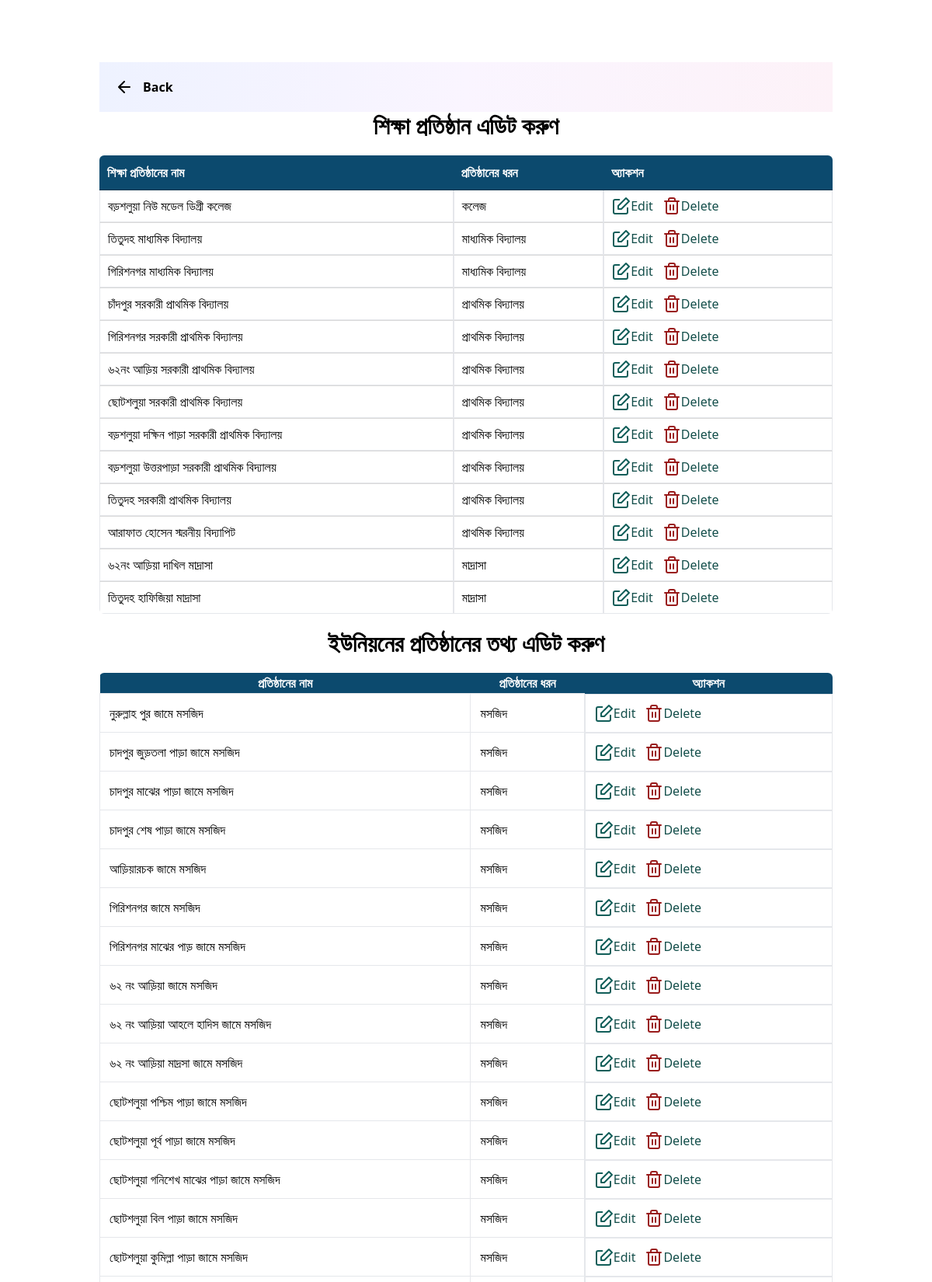
Page /protisthan/edit/pedit.php (signed in, upper part) on the committed database.
### tables this page shows
CREATE TABLE `shikkhaprotisthan` (
  `id` int(11) NOT NULL,
  `sname` varchar(255) NOT NULL,
  `sdhoron` varchar(255) NOT NULL
);

CREATE TABLE `upprotisthan` (
  `id` int(11) NOT NULL,
  `name` varchar(255) NOT NULL,
  `pdhoron` varchar(255) NOT NULL
);

### protisthan/edit/pedit.php (the view, shortened to what this page needs)
<!doctype html>
<html>
<head>
    <link rel="stylesheet" href="style.css">
    <link href="https://cdn.datatables.net/1.10.19/css/jquery.dataTables.min.css" rel="stylesheet">
    <link href="https://cdn.datatables.net/responsive/2.2.3/css/responsive.dataTables.min.css" rel="stylesheet">
    <script src="https://cdn.tailwindcss.com"></script>
</head>
<body class="md:px-32 mx-auto  py-20">
    <a href="../phome.php" class="text-center bg-gradient-to-r from-indigo-50 via-purple-50 to-pink-50 z-40 font-semibold flex gap-3 items-center sticky top-0 left-0 w-full py-5 px-5">
        <svg xmlns="http://www.w3.org/2000/svg" width="24" height="24" viewBox="0 0 24 24" fill="none" stroke="#000000" stroke-width="2" stroke-linecap="round" stroke-linejoin="round">
            <path d="M19 12H6M12 5l-7 7 7 7" />
        </svg>
        Back</a>
    <p class="text-center font-semibold text-2xl md:text-3xl">শিক্ষা প্রতিষ্ঠান এডিট করুণ </p>
    <div class="container mt-5">
        <table id="example" class="display rounded-md overflow-hidden" style="width:100%">
            <thead>
                <tr class="bg-sky-900 flex flex-col flex-no wrap sm:table-row rounded-l-lg sm:rounded-none mb-2 sm:mb-0 text-white">
                    <th>শিক্ষা প্রতিষ্ঠানের নাম </th>
                    <th>প্রতিষ্ঠানের ধরন</th>
                    <th>অ্যাকশন</th>
                </tr>
            </thead>
            <tbody>
                <?php
                include '../../dbconnect.php';
                $query = "SELECT * FROM `shikkhaprotisthan`";
                $poriciti = mysqli_query($con, $query);
                while ($row = mysqli_fetch_assoc($poriciti)) {
                    $id = $row['id'];
                ?>
                    <tr class="flex flex-col flex-no wrap sm:table-row mb-2 sm:mb-0">
                        <td class='border-grey-light border  p-3  cursor-pointer'><?= $row['sname'] ?></td>
                        <td class='border-grey-light border  p-3  cursor-pointer'><?= $row['sdhoron'] ?></td>
                        <td class="border-grey-light border  p-3  cursor-pointer flex  gap-3 items-center">
                            <a class="flex items-center text-teal-900 hover:font-medium" href="shikkhaedit.php?id=<?php echo $id; ?>">
                                Edit
                            </a>
                            <a class="flex items-center text-teal-900 hover:font-medium" href="../detete/sdelete.php?id=<?php echo $id; ?>">
                                Delete
                            </a>
                        </td>
                    </tr>
                <?php
                }
                ?>
            </tbody>
        </table>
    </div>
    <p class="text-center font-semibold text-2xl md:text-3xl mt-5"> ইউনিয়নের প্রতিষ্ঠানের তথ্য এডিট করুণ </p>
    <div class="container mt-5">
        <table id="example" class="display rounded-md overflow-hidden" style="width:100%">
            <thead>
                <tr class="bg-sky-900 flex flex-col flex-no wrap sm:table-row rounded-l-lg sm:rounded-none mb-2 sm:mb-0 text-white">
                    <th>প্রতিষ্ঠানের নাম </th>
                    <th>প্রতিষ্ঠানের ধরন</th>
                    <th>অ্যাকশন</th>
                </tr>
            </thead>
            <tbody>
                <?php
                include '../../dbconnect.php';
                $query = "SELECT * FROM `upprotisthan`";
                $poriciti = mysqli_query($con, $query);
                while ($row = mysqli_fetch_assoc($poriciti)) {
                    $id = $row['id'];
                ?>
                    <tr class="flex flex-col flex-no wrap sm:table-row mb-2 sm:mb-0">
                        <td class='border-grey-light border  p-3  cursor-pointer'><?= $row['name'] ?></td>
                        <td class='border-grey-light border  p-3  cursor-pointer'><?= $row['pdhoron'] ?></td>
                        <td class="border-grey-light border  p-3  cursor-pointer flex  gap-3 items-center">
                            <a class="flex items-center text-teal-900 hover:font-medium" href="upedit.php?id=<?php echo $id; ?>">
                                Edit
                            </a>
                            <a class="flex items-center text-teal-900 hover:font-medium" href="../detete/porishoddelete.php?id=<?php echo $id; ?>">
                                Delete
                            </a>
                        </td>
                    </tr>
                <?php
                }
                ?>
            </tbody>
        </table>
    </div>
</body>
</html>

### rows in the picture
shikkhaprotisthan: sname "বড়শলুয়া নিউ মডেল ডিগ্রী কলেজ", sdhoron "কলেজ"
shikkhaprotisthan: sname "তিতুদহ মাধ্যমিক বিদ্যালয়", sdhoron "মাধ্যমিক বিদ্যালয়"
shikkhaprotisthan: sname "গিরিশনগর মাধ্যমিক বিদ্যালয়", sdhoron "মাধ্যমিক বিদ্যালয়"
shikkhaprotisthan: sname "চাঁদপুর সরকারী প্রাথমিক বিদ্যালয়", sdhoron "প্রাথমিক বিদ্যালয়"
shikkhaprotisthan: sname "গিরিশনগর সরকারী প্রাথমিক বিদ্যালয়", sdhoron "প্রাথমিক বিদ্যালয়"
shikkhaprotisthan: sname "৬২নং আড়িয় সরকারী প্রাথমিক বিদ্যালয়", sdhoron "প্রাথমিক বিদ্যালয়"
shikkhaprotisthan: sname "ছোটশলুয়া সরকারী প্রাথমিক বিদ্যালয়", sdhoron "প্রাথমিক বিদ্যালয়"
shikkhaprotisthan: sname "বড়শলুয়া দক্ষিন পাড়া সরকারী প্রাথমিক বিদ্যালয়", sdhoron "প্রাথমিক বিদ্যালয়"
shikkhaprotisthan: sname "বড়শলুয়া উত্তরপাড়া সরকারী প্রাথমিক বিদ্যালয়", sdhoron "প্রাথমিক বিদ্যালয়"
shikkhaprotisthan: sname "তিতুদহ সরকারী প্রাথমিক বিদ্যালয়", sdhoron "প্রাথমিক বিদ্যালয়"
shikkhaprotisthan: sname "আরাফাত হোসেন স্মরনীয় বিদ্যাপিট", sdhoron "প্রাথমিক বিদ্যালয়"
shikkhaprotisthan: sname "৬২নং আড়িয়া দাখিল মাদ্রাসা", sdhoron "মাদ্রাসা"
shikkhaprotisthan: sname "তিতুদহ হাফিজিয়া মাদ্রাসা", sdhoron "মাদ্রাসা"
upprotisthan: name "নুরুল্লাহ পুর জামে মসজিদ", pdhoron "মসজিদ"
upprotisthan: name "চাদপুর জুড়তলা পাড়া জামে মসজিদ", pdhoron "মসজিদ"
upprotisthan: name "চাদপুর মাঝের পাড়া জামে মসজিদ", pdhoron "মসজিদ"
upprotisthan: name "চাদপুর শেষ পাড়া জামে মসজিদ", pdhoron "মসজিদ"
upprotisthan: name "আড়িয়ারচক জামে মসজিদ", pdhoron "মসজিদ"
upprotisthan: name "গিরিশনগর জামে মসজিদ", pdhoron "মসজিদ"
upprotisthan: name "গিরিশনগর মাঝের পাড় জামে মসজিদ", pdhoron "মসজিদ"
upprotisthan: name "৬২ নং আড়িয়া জামে মসজিদ", pdhoron "মসজিদ"
upprotisthan: name "৬২ নং আড়িয়া আহলে হাদিস জামে মসজিদ", pdhoron "মসজিদ"
upprotisthan: name "৬২ নং আড়িয়া মাদ্রসা জামে মসজিদ", pdhoron "মসজিদ"
upprotisthan: name "ছোটশলুয়া পশ্চিম পাড়া জামে মসজিদ", pdhoron "মসজিদ"
upprotisthan: name "ছোটশলুয়া পূর্ব পাড়া জামে মসজিদ", pdhoron "মসজিদ"
upprotisthan: name "ছোটশলুয়া গনিশেখ মাঝের পাড়া জামে মসজিদ", pdhoron "মসজিদ"
upprotisthan: name "ছোটশলুয়া বিল পাড়া জামে মসজিদ", pdhoron "মসজিদ"
upprotisthan: name "ছোটশলুয়া কুমিল্লা পাড়া জামে মসজিদ", pdhoron "মসজিদ"
